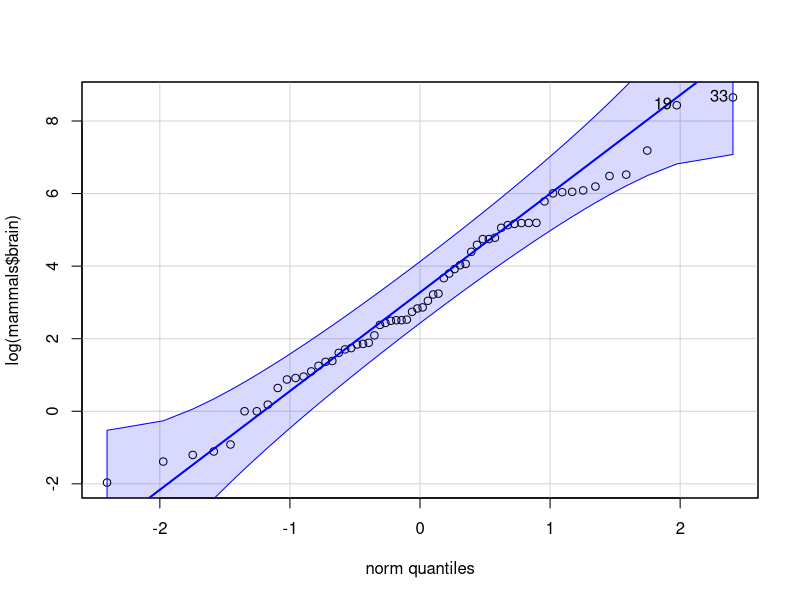
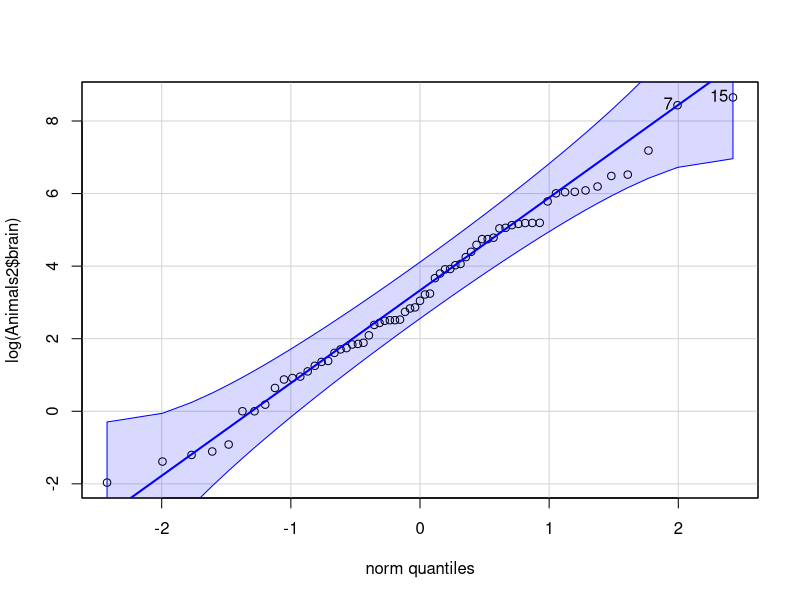
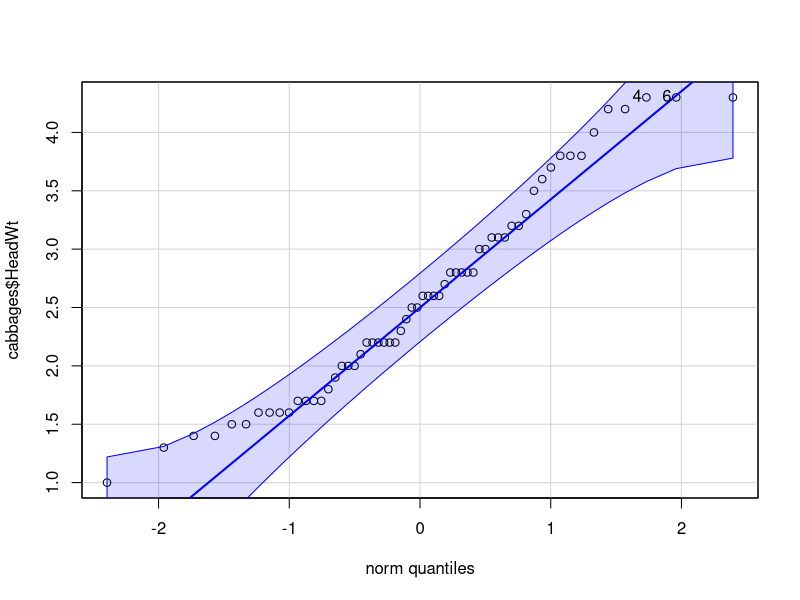
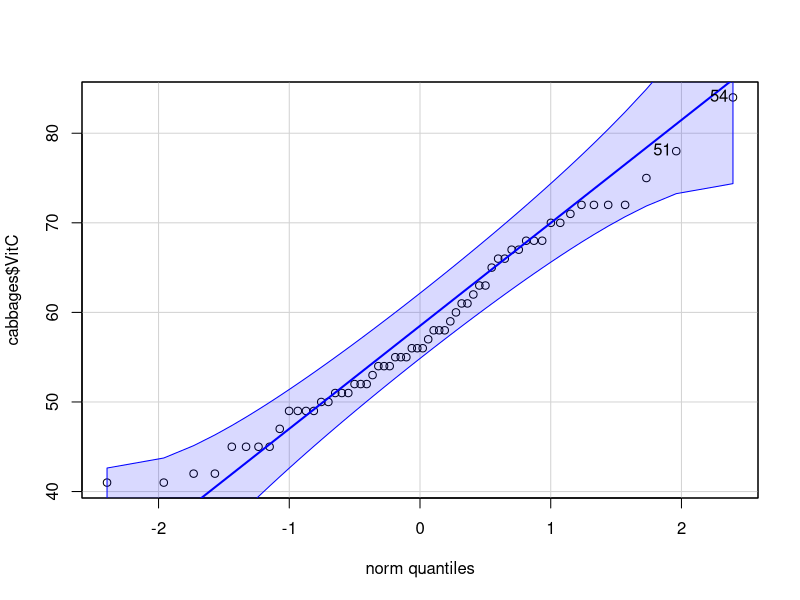
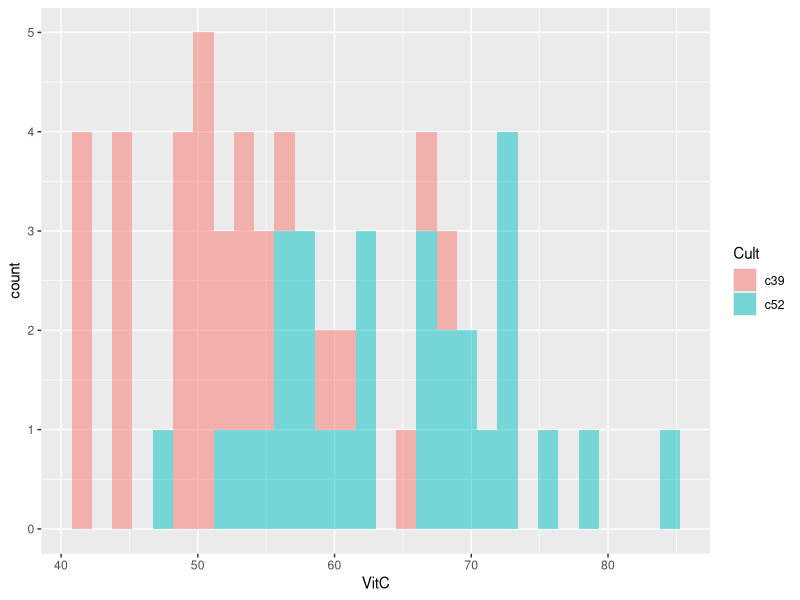
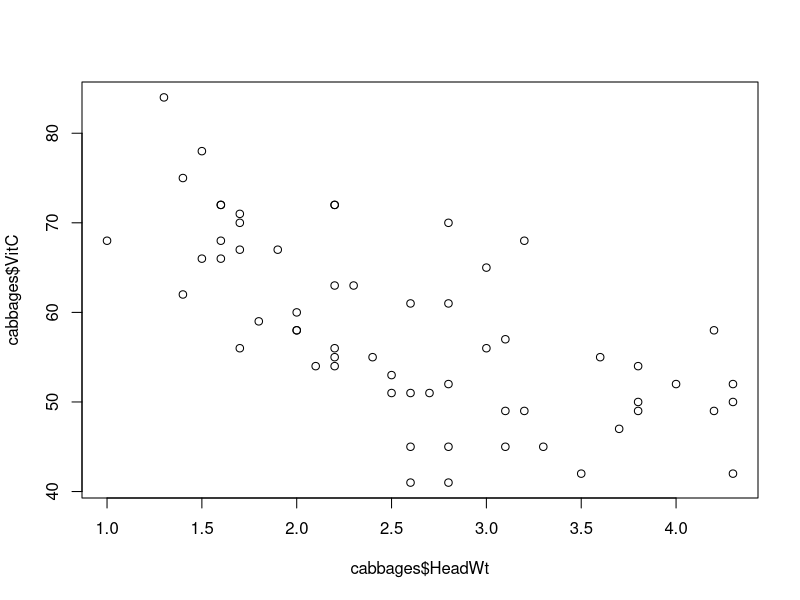
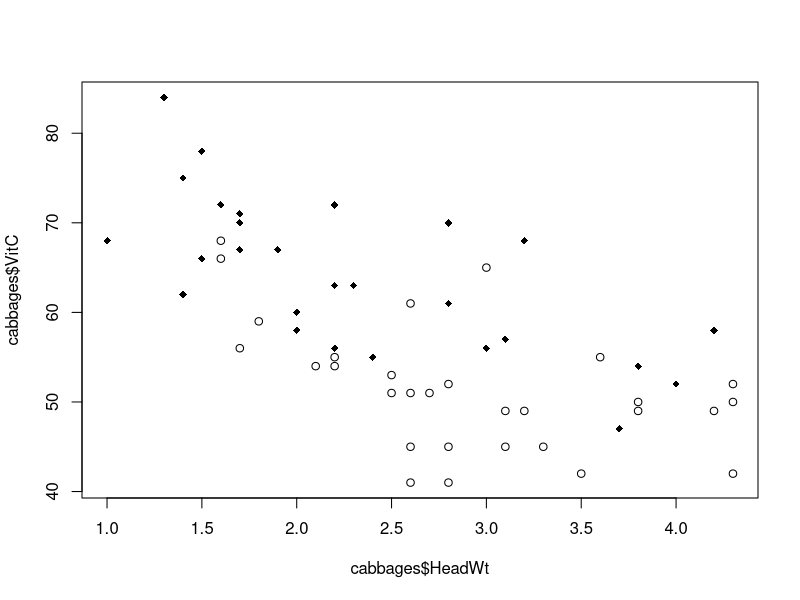

These charts were generated, in order, by the following R code:
## ---- chunk 1

# CONFIGURACIÓN GENERAL
library(knitr)
options(width = 100)
# Opciones generales chunks

## PARA GENERAR SOLO LOS ENUNCIADO include=FALSE
#opts_chunk$set(echo=F,message = F, error = F, warning = F, comment = NA, fig.align = 'center', dpi = 100, tidy = F, cache.path = '.cache/', fig.path = './figure/', include=FALSE)

## PARA Incluir la soluciones SOLO LOS ENUNCIADO include=TRUE
opts_chunk$set(echo=T,message = F, error = F, warning = F, comment = NA, fig.align = 'center', dpi = 100, tidy = F, cache.path = '.cache/', fig.path = './figure/', include=TRUE)


#options(xtable.type = 'html')
knit_hooks$set(inline = function(x) {
  
  if(is.numeric(x)) {
    round(x, getOption('digits'))
  } else {
    paste(as.character(x), collapse = ', ')
  }
})
#knit_hooks$set(plot = knitr:::hook_plot_html)
## ---- chunk 2
# Especificamos las librerías necesarias en esta lista

packages = c("MASS","knitr","tidyverse","robustbase","car")

#use this function to check if each package is on the local machine
#if a package is installed, it will be loaded
#if any are not, the missing package(s) will be installed and loaded
package.check <- lapply(packages, FUN = function(x) {
  if (!require(x, character.only = TRUE)) {
    install.packages(x, dependencies = TRUE)
    library(x, character.only = TRUE)
  }
})

#verify they are loaded
#search()

## ---- chunk 3
install.packages("MASS")
install.packages("robustbase")
## ---- chunk 4
library(MASS)
library(robustbase)

#Comenzamos con mammals
dim(mammals)
head(mammals)
tail(mammals)
str(mammals)

#Hacemos lo mismo con Animals2
dim(Animals2)
head(Animals2)
tail(Animals2)
str(Animals2)

#Mostramos el nombre de las filas
rownames(mammals)
rownames(Animals2)

#Mostramos el nombre de las columnas
colnames(mammals)
colnames(Animals2)

## ---- chunk 5

A <- mammals
B <- Animals2

#Animales que aparecen en ambos conjuntos
commonAnimals <- intersect(rownames(A),rownames(B))

## ---- chunk 6

#Animales que no aparecen en ambos conjuntos
uncommonAnimals <- setdiff (rownames(A),rownames(B))

## ---- chunk 7

solomammals<-setdiff(rownames(A), commonAnimals)#obtenemos los comunes que no estan en Animals2
soloAnimals2<-setdiff(rownames(B), commonAnimals)#obtenemos los comunes que no estan en mammals

#Obtenemos la diferencia entre los que no aparecen en ambos conjuntos
setdiff(solomammals, soloAnimals2)
setdiff(soloAnimals2, solomammals)

## ---- chunk 8

install.packages("car")

## ---- chunk 9

library(MASS)
library(robustbase)
qqPlot(log(mammals$brain))
qqPlot(log(Animals2$brain))
## ---- chunk 10
#Asignamos el valor a la variable libreturn y observamos su estructura
libreturn <- library()
str(libreturn)

#Los 5 primeros elementos de la matriz
head(libreturn$results[1:5])

#El número de librerías instaladas.
length(libreturn$results)#564

## ---- chunk 11
#Las 3 etapas para el conjunto cabbages
head(cabbages)
dim(cabbages)
tail(cabbages)
str(cabbages)

#Determinamos el número de valores perdidos
any(is.na(cabbages))#Comprobamos primero que los haya
colSums(sapply(cabbages, is.na))

#**Repetimos todo lo anterior con Chile**
#Las 3 etapas para el conjunto cabbages
head(Chile)
dim(Chile)
tail(Chile)
str(Chile)

#Determinamos el número de valores perdidos
any(is.na(Chile))#Comprobamos primero que los haya
colSums(sapply(Chile, is.na))

#Utilizando summary
summary(cabbages)
summary(Chile)


## ---- chunk 12

qqPlot(cabbages$HeadWt)#representación visual de HeadWt
qqPlot(cabbages$VitC)#representación visual de VitC



## ---- chunk 13

ggplot(cabbages, aes(VitC,fill = Cult)) + geom_histogram(alpha=0.5)#el gráfico ggplot nos compara gráficamente las dos variedades

## ---- chunk 14

plot(cabbages$VitC ~ cabbages$HeadWt) #comparacion **VitC** en función del peso de la calabaza **HeadWt**

## ---- chunk 15

plot(cabbages$VitC ~ cabbages$HeadWt, pch=c(1,18)[cabbages$Cult])#comparacion **VitC** en función del peso de la calabaza **HeadWt** por  variedad de calabaza

## ---- chunk 16
